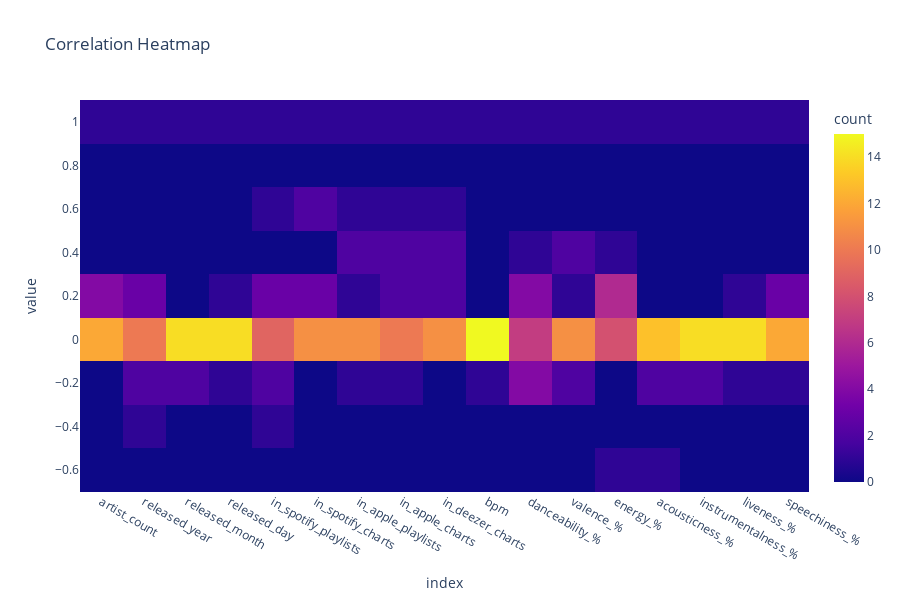

The cell this chart's notebook holds for it:
### Code cell
s = data.select_dtypes(include = 'number').corr()
fig = px.density_heatmap(s, title = 'Correlation Heatmap')
fig.update_layout(
height = 600, 
width = 900
)
fig.show()

### Figure 1 — Plotly figure (JSON) as saved in the notebook; plotly's stock layout.template omitted (floating-point values rounded to 4 significant figures; data arrays with more than 128 entries replaced by an {"elided": "..."} marker saying what was removed)
{"data": [{"coloraxis": "coloraxis", "hovertemplate": "index=%{x}<br>value=%{y}<br>count=%{z}<extra></extra>", "name": "", "type": "histogram2d", "x": {"elided": "289 str values"}, "xaxis": "x", "xbingroup": "x", "y": {"elided": "289 float values"}, "yaxis": "y", "ybingroup": "y"}], "layout": {"coloraxis": {"colorbar": {"title": {"text": "count"}}, "colorscale": [[0, "#0d0887"], [0.1111, "#46039f"], [0.2222, "#7201a8"], [0.3333, "#9c179e"], [0.4444, "#bd3786"], [0.5556, "#d8576b"], [0.6667, "#ed7953"], [0.7778, "#fb9f3a"], [0.8889, "#fdca26"], [1, "#f0f921"]]}, "height": 600, "legend": {"tracegroupgap": 0}, "title": {"text": "Correlation Heatmap"}, "width": 900, "xaxis": {"anchor": "y", "autorange": true, "domain": [0, 1], "range": [-0.5, 16.5], "title": {"text": "index"}, "type": "category"}, "yaxis": {"anchor": "x", "autorange": true, "domain": [0, 1], "range": [-0.7, 1.1], "title": {"text": "value"}, "type": "linear"}}}
